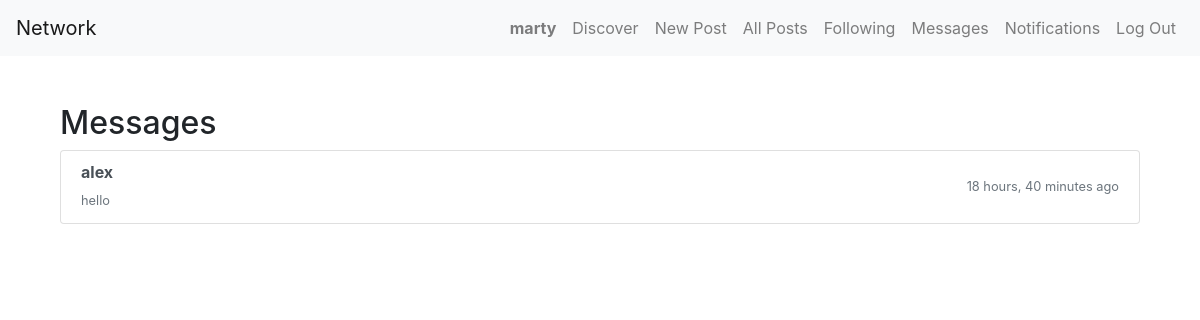
The app's page /messages/ (signed in) with its own data.
### network/models.py (models this page shows, shortened)
class User(AbstractUser):
    profile_picture = models.ImageField(upload_to='profile_pics/', null=True, blank=True)
    bio = models.TextField(max_length=500, blank=True)
    hidden_conversations = models.ManyToManyField('self', symmetrical=False, blank=True, related_name='hidden_by')
    timezone = models.CharField(max_length=100, choices=TIMEZONE_CHOICES, default='UTC')
    activation_token = models.CharField(max_length=32, blank=True, null=True)

class Message(models.Model):
    sender = models.ForeignKey(User, on_delete=models.CASCADE, related_name='sent_messages')
    recipient = models.ForeignKey(User, on_delete=models.CASCADE, related_name='received_messages')
    content = models.TextField()
    timestamp = models.DateTimeField(auto_now_add=True)
    is_read = models.BooleanField(default=False)
    class Meta:
        ordering = ['-timestamp']

### network/views.py (the view)
# urls.py: path("messages/", views.messages_inbox, name="messages_inbox"),
@login_required
def messages_inbox(request):
    conversations = []
    sent = request.user.sent_messages.values('recipient').distinct()
    received = request.user.received_messages.values('sender').distinct()
    users = set()
    for s in sent:
        users.add(s['recipient'])
    for r in received:
        users.add(r['sender'])
    for u in users:
        other_user = User.objects.get(id=u)
        if request.user.hidden_conversations.filter(id=other_user.id).exists():
            continue
        latest = Message.objects.filter(
            (Q(sender=request.user) & Q(recipient=other_user)) |
            (Q(sender=other_user) & Q(recipient=request.user))
        ).first()
        unread = Message.objects.filter(sender=other_user, recipient=request.user, is_read=False).count()
        conversations.append({
            'user': other_user,
            'latest_message': latest,
            'unread_count': unread
        })
    return render(request, "network/messages/messages_inbox.html", {'conversations': conversations})

### network/templates/network/messages/messages_inbox.html (shortened to what this page needs)
{% extends "network/layout.html" %}
{% block body %}
    <div class="container mt-5">
        <h2>Messages</h2>
        {% if conversations %}
            <div class="list-group">
                {% for conv in conversations %}
                    <a href="{% url 'conversation' conv.user.username %}" class="list-group-item list-group-item-action d-flex justify-content-between align-items-center">
                        <div>
                            <h6 class="mb-1">
                                <strong>{{ conv.user.username }}</strong>
                            </h6>
                            <small class="text-muted">
                                {{ conv.latest_message.content|truncatewords:10|default:"No messages yet" }}
                            </small>
                        </div>
                        <small class="text-muted">{{ conv.latest_message.timestamp|timesince }} ago</small>
                    </a>
                {% endfor %}
            </div>
        {% else %}
            <div class="alert alert-info text-center py-5">
                <h5>No messages yet</h5>
                <p>Send a message to someone from their profile to start a conversation.</p>
            </div>
        {% endif %}
    </div>
{% endblock %}

### network/templates/network/layout.html (shortened to what this page needs)
{% load static %}
<!DOCTYPE html>
<html lang="en">
<head>
    <link rel="stylesheet" href="https://stackpath.bootstrapcdn.com/bootstrap/4.4.1/css/bootstrap.min.css">
    <link href="{% static 'network/styles.css' %}" rel="stylesheet">
    <link rel="stylesheet" href="https://cdnjs.cloudflare.com/ajax/libs/font-awesome/6.5.0/css/all.min.css">
    <link rel="stylesheet" href="https://cdnjs.cloudflare.com/ajax/libs/font-awesome/6.5.0/css/all.min.css" />
</head>
<body>
    <nav class="navbar navbar-expand-lg navbar-light bg-light">
        <a class="navbar-brand" href="{% url 'index' %}">Network</a>
        <div class="collapse navbar-collapse" id="navbarNav">
            <ul class="navbar-nav ml-auto">
                {% if user.is_authenticated %}
                    <li class="nav-item">
                        <a class="nav-link" href="{% url 'profile' user.username %}">
                            <strong>{{ user.username }}</strong>
                        </a>
                    </li>
                    <li class="nav-item">
                        <a class="nav-link" href="{% url 'discover_users' %}">Discover</a>
                    </li>
                    <li class="nav-item">
                         <a class="nav-link" href="{% url 'new_post' %}">New Post</a>
                    </li>
                    <li class="nav-item">
                        <a class="nav-link" href="{% url 'all_posts' %}">All Posts</a>
                    </li>
                    <li class="nav-item">
                        <a class="nav-link" href="{% url 'following' %}">Following</a>
                    </li>
                    <li class="nav-item position-relative">
                        <a class="nav-link" href="{% url 'messages_inbox' %}">
                            Messages
                        </a>
                    </li>
                    <li class="nav-item position-relative">
                        <a class="nav-link" href="{% url 'notifications' %}">
                            Notifications
                        </a>
                    </li>
                    <li class="nav-item">
                        <a class="nav-link" href="{% url 'logout' %}">Log Out</a>
                    </li>
                {% endif %}
            </ul>
        </div>
    </nav>
    <main class="container my-4">
        {% block body %}
        {% endblock %}
    </main>
</body>
</html>

### records on screen
User: username "marty"
User: user.username "alex", latest_message.content "hello", latest_message.timestamp "18 hours, 40 minutes"
